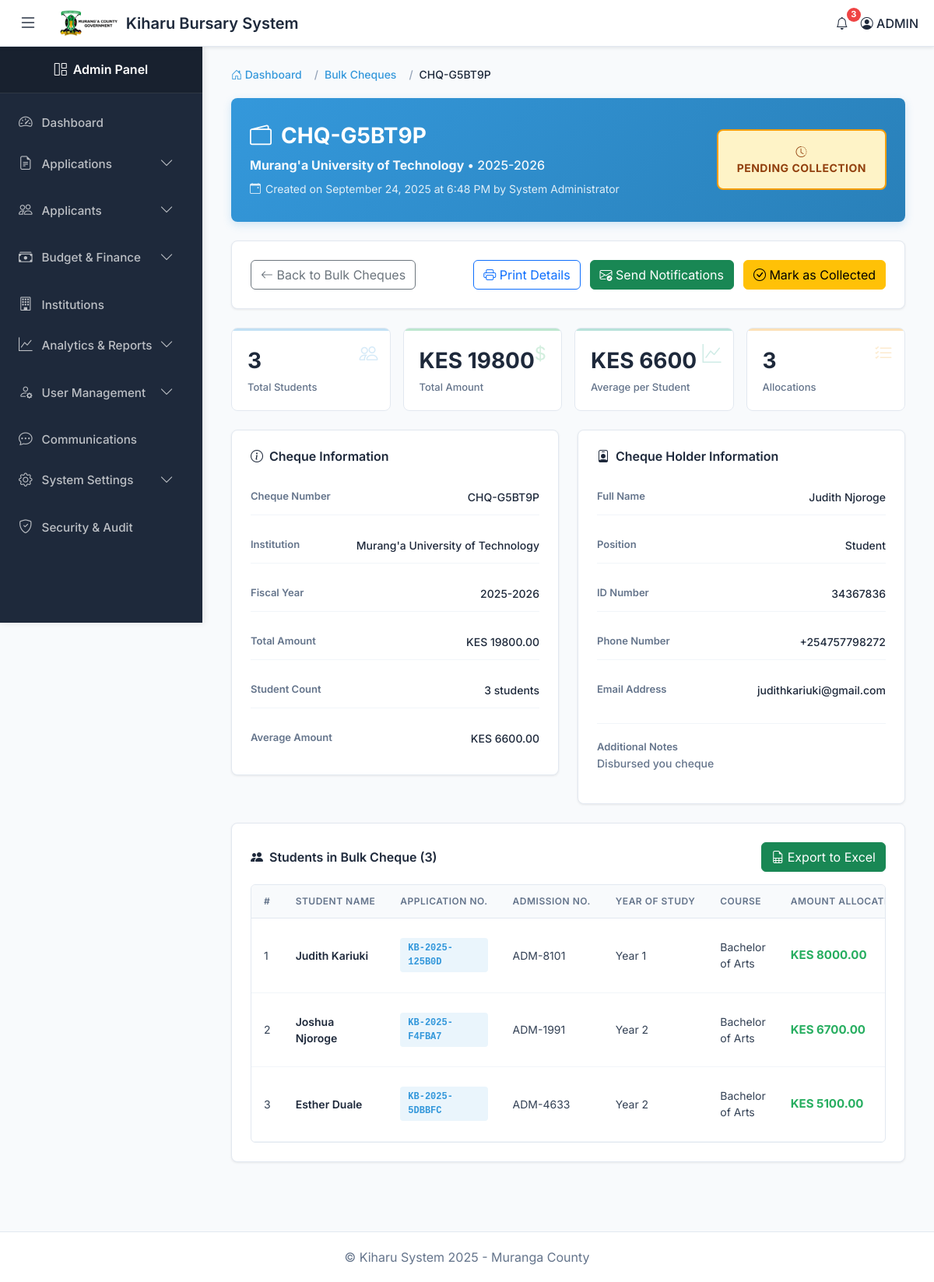
Page /bulk-cheque/2/details/ (signed in) on the earlier database version.
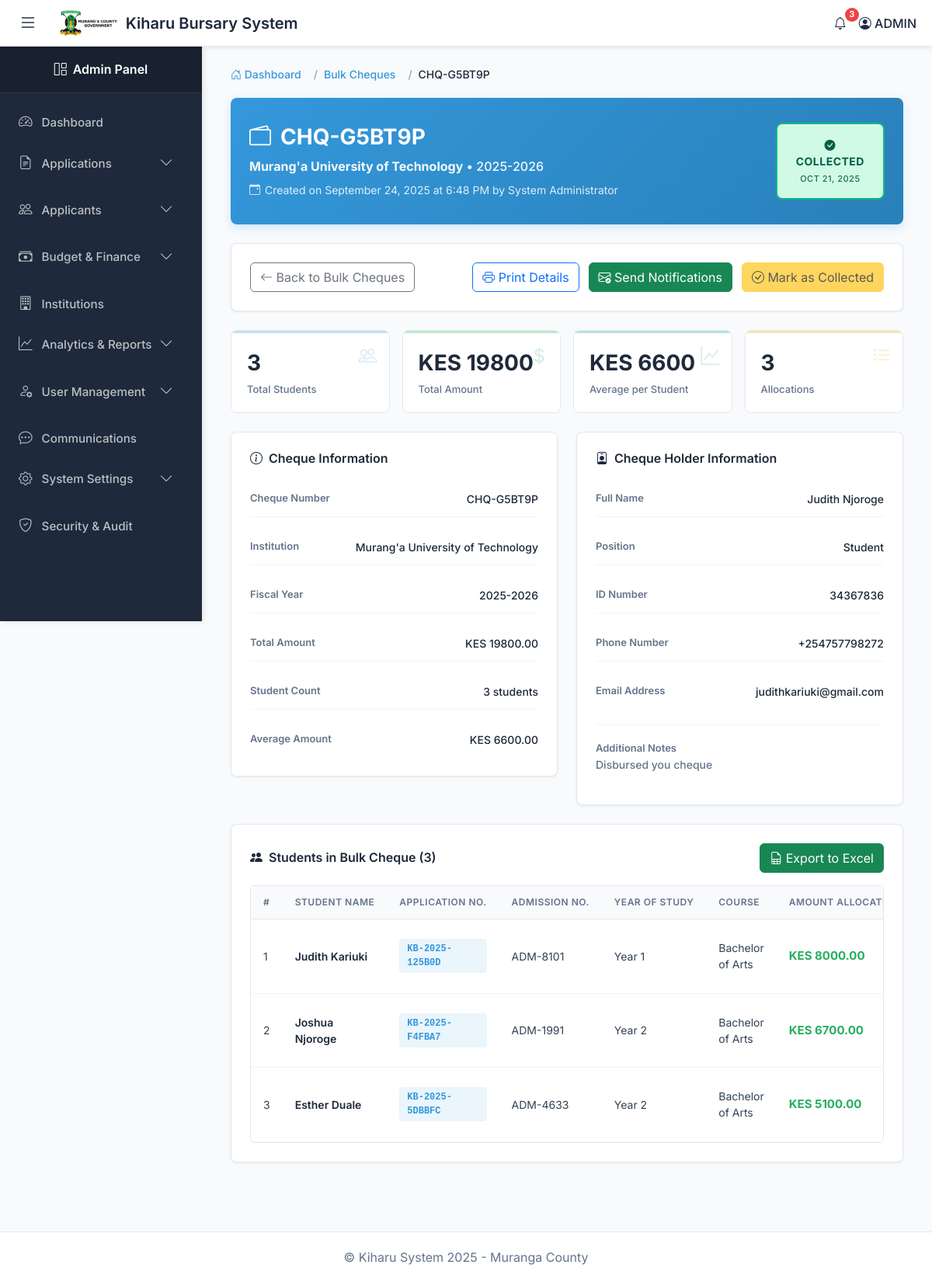
Same page on the later database version.
### kiharu_system/models.py (models this page shows, shortened)
class BulkCheque(models.Model):
    cheque_number = models.CharField(max_length=50, unique=True)
    institution = models.ForeignKey(Institution, on_delete=models.CASCADE, related_name='bulk_cheques')
    fiscal_year = models.ForeignKey(FiscalYear, on_delete=models.CASCADE)
    total_amount = models.DecimalField(max_digits=12, decimal_places=2)
    student_count = models.PositiveIntegerField()
    amount_per_student = models.DecimalField(max_digits=10, decimal_places=2)
    cheque_holder_name = models.CharField(max_length=200)
    cheque_holder_id = models.CharField(max_length=20)
    cheque_holder_phone = models.CharField(max_length=20)
    cheque_holder_email = models.EmailField(blank=True, null=True)
    cheque_holder_position = models.CharField(max_length=100)  # e.g., "Student Leader", "Class Representative"
    created_date = models.DateTimeField(auto_now_add=True)
    assigned_date = models.DateTimeField(blank=True, null=True)
    is_collected = models.BooleanField(default=False)
    collection_date = models.DateTimeField(blank=True, null=True)
    created_by = models.ForeignKey(User, on_delete=models.SET_NULL, null=True, related_name='created_bulk_cheques')
    assigned_by = models.ForeignKey(User, on_delete=models.SET_NULL, null=True, related_name='assigned_bulk_cheques')
    notes = models.TextField(blank=True, null=True)
    class Meta:
        ordering = ['-created_date']

class Institution(models.Model):
    INSTITUTION_TYPES = (
        ('highschool', 'High School'),
        ('special_school', 'Special School'),
        ('college', 'College'),
        ('university', 'University'),
    )
    name = models.CharField(max_length=200)
    institution_type = models.CharField(max_length=20, choices=INSTITUTION_TYPES)
    county = models.CharField(max_length=100)
    postal_address = models.CharField(max_length=100, blank=True, null=True)
    phone_number = models.CharField(max_length=20, blank=True, null=True)
    email = models.EmailField(blank=True, null=True)

class FiscalYear(models.Model):
    name = models.CharField(max_length=20)  # e.g., "2024-2025"
    start_date = models.DateField()
    end_date = models.DateField()
    total_allocation = models.DecimalField(max_digits=12, decimal_places=2)
    is_active = models.BooleanField(default=False)

class User(AbstractUser):
    USER_TYPES = (
        ('applicant', 'Applicant'),
        ('admin', 'Administrator'),
        ('reviewer', 'Application Reviewer'),
        ('finance', 'Finance Officer'),
    )
    user_type = models.CharField(max_length=20, choices=USER_TYPES, default='applicant')
    id_number = models.CharField(max_length=20, unique=True, null=True, blank=True)
    phone_regex = RegexValidator(
        regex=r'^\+254\d{9}$',
        message="Phone number must be entered in the format: '+254XXXXXXXXX'. Exactly 12 digits including country code."
    )
    phone_number = models.CharField(validators=[phone_regex], max_length=17, blank=True)

### kiharu_system/views.py (the view)
# urls.py: path('bulk-cheque/<int:cheque_id>/details/', views.bulk_cheque_details, name='bulk_cheque_details'),
@login_required
def bulk_cheque_details(request, cheque_id):
    bulk_cheque = get_object_or_404(BulkCheque, id=cheque_id)
    context = {
        'bulk_cheque': bulk_cheque,
        'allocations': bulk_cheque.allocations.select_related(
            'allocation__application__applicant__user'
        ).all()
    }
    return render(request, 'admin/bulk_cheque_details.html', context)

### templates/admin/bulk_cheque_details.html (shortened to what the changed rows need)
{% extends "admin_base.html" %}
{% load static %}
{% block content %}
<div class="container-fluid">
    <nav aria-label="breadcrumb" class="no-print">
        <ol class="breadcrumb">
            <li class="breadcrumb-item">
                <a href="{% url 'admin_dashboard' %}">
                </a>
            </li>
            <li class="breadcrumb-item">
                <a href="{% url 'bulk_cheque_assignment' %}">Bulk Cheques</a>
            </li>
            <li class="breadcrumb-item active" aria-current="page">{{ bulk_cheque.cheque_number }}</li>
        </ol>
    </nav>
    <div class="cheque-header">
        <div class="row align-items-center">
            <div class="col-md-8">
                <h1 class="cheque-title">
                    <i class="bi bi-wallet2"></i>
                    {{ bulk_cheque.cheque_number }}
                </h1>
                <p class="cheque-info">
                    <strong>{{ bulk_cheque.institution.name }}</strong> • {{ bulk_cheque.fiscal_year.name }}
                </p>
                <p class="cheque-meta">
                    <i class="bi bi-calendar-event"></i>
                    Created on {{ bulk_cheque.created_date|date:"F d, Y \a\t g:i A" }}
                    {% if bulk_cheque.created_by %}
                    by {{ bulk_cheque.created_by.get_full_name|default:bulk_cheque.created_by.username }}
                    {% endif %}
                </p>
            </div>
            <div class="col-md-4 text-md-end">
                <div class="status-badge {% if bulk_cheque.is_collected %}status-collected{% else %}status-pending{% endif %}">
                    {% if bulk_cheque.is_collected %}
                        <i class="bi bi-check-circle-fill"></i> COLLECTED
                        <small>{{ bulk_cheque.collection_date|date:"M d, Y" }}</small>
                    {% else %}
                        <i class="bi bi-clock-history"></i> PENDING COLLECTION
                    {% endif %}
                </div>
            </div>
        </div>
    </div>
    <div class="stats-grid">
        <div class="stat-card stat-primary">
            <div class="stat-icon">
                <i class="bi bi-people"></i>
            </div>
            <div class="stat-value">{{ bulk_cheque.student_count }}</div>
            <div class="stat-label">Total Students</div>
        </div>
        <div class="stat-card stat-success">
            <div class="stat-icon">
                <i class="bi bi-currency-dollar"></i>
            </div>
            <div class="stat-value">KES {{ bulk_cheque.total_amount|floatformat:0 }}</div>
            <div class="stat-label">Total Amount</div>
        </div>
        <div class="stat-card stat-info">
            <div class="stat-icon">
                <i class="bi bi-graph-up"></i>
            </div>
            <div class="stat-value">KES {{ bulk_cheque.amount_per_student|floatformat:0 }}</div>
            <div class="stat-label">Average per Student</div>
        </div>
    </div>
    <div class="row">
        <div class="col-lg-6">
            <div class="section-container">
                <div class="info-grid">
                    <div class="info-item">
                        <div class="info-label">Cheque Number</div>
                        <div class="info-value">{{ bulk_cheque.cheque_number }}</div>
                    </div>
                    <div class="info-item">
                        <div class="info-label">Institution</div>
                        <div class="info-value">{{ bulk_cheque.institution.name }}</div>
                    </div>
                    <div class="info-item">
                        <div class="info-label">Fiscal Year</div>
                        <div class="info-value">{{ bulk_cheque.fiscal_year.name }}</div>
                    </div>
                    <div class="info-item">
                        <div class="info-label">Total Amount</div>
                        <div class="info-value">KES {{ bulk_cheque.total_amount|floatformat:2 }}</div>
                    </div>
                    <div class="info-item">
                        <div class="info-label">Student Count</div>
                        <div class="info-value">{{ bulk_cheque.student_count }} students</div>
                    </div>
                    <div class="info-item">
                        <div class="info-label">Average Amount</div>
                        <div class="info-value">KES {{ bulk_cheque.amount_per_student|floatformat:2 }}</div>
                    </div>
                </div>
            </div>
        </div>
        <div class="col-lg-6">
            <div class="section-container">
                <div class="info-grid">
                    <div class="info-item">
                        <div class="info-label">Full Name</div>
                        <div class="info-value">{{ bulk_cheque.cheque_holder_name }}</div>
                    </div>
                    <div class="info-item">
                        <div class="info-label">Position</div>
                        <div class="info-value">{{ bulk_cheque.cheque_holder_position }}</div>
                    </div>
                    <div class="info-item">
                        <div class="info-label">ID Number</div>
                        <div class="info-value">{{ bulk_cheque.cheque_holder_id }}</div>
                    </div>
                    <div class="info-item">
                        <div class="info-label">Phone Number</div>
                        <div class="info-value">{{ bulk_cheque.cheque_holder_phone }}</div>
                    </div>
                    {% if bulk_cheque.cheque_holder_email %}
                    <div class="info-item">
                        <div class="info-label">Email Address</div>
                        <div class="info-value">{{ bulk_cheque.cheque_holder_email }}</div>
                    </div>
                    {% endif %}
                </div>
                {% if bulk_cheque.notes %}
                <div class="notes-section">
                    <div class="info-label">Additional Notes</div>
                    <div class="info-value">{{ bulk_cheque.notes|linebreaks }}</div>
                </div>
                {% endif %}
            </div>
        </div>
    </div>
    <div class="section-container">
        <div class="students-table-wrapper">
            <table class="students-table">
                <thead>
                    <tr>
                        <th>#</th>
                        <th>Student Name</th>
                        <th>Application No.</th>
                        <th>Admission No.</th>
                        <th>Year of Study</th>
                        <th>Course</th>
                        <th>Amount Allocated</th>
                    </tr>
                </thead>
            </table>
        </div>
    </div>
</div>
{% endblock %}

Differences in the rows shown:
changed BulkCheque "CHQ-G5BT9P": is_collected False → True (drawn); collection_date (not shown) → "OCT 21, 2025"
Other differences:
text no longer shown: "PENDING COLLECTION"
text now shown: "COLLECTED"
